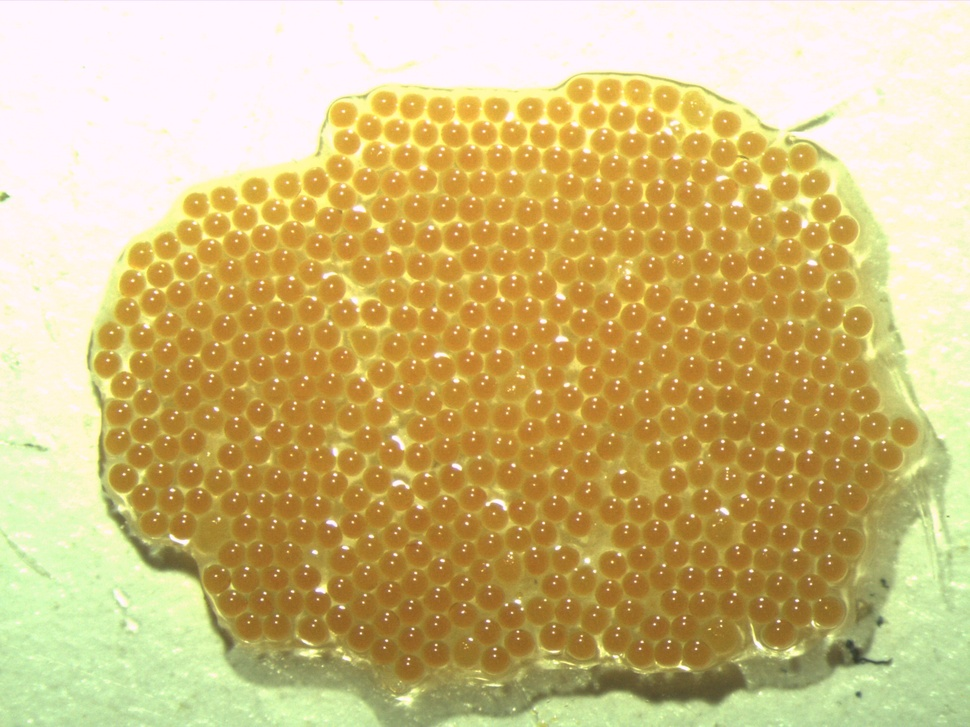
#> input picture dist/imagens para teste/in/img1.jpg, 970 x 727 px, shrunk from 2048 x 1536 before the run
$ python -i 'eggcounter copy.py'   (imports and definitions only)
#> lines starting #> are read from the running program, lines starting #| are printed output that depends on the picture; after the words box and inside, x2 and y2 are one past the last pixel; in counts of white or black regions, pixels touching at a corner belong together
#> further down, picture is the input picture: shape (727, 970, 3); mean B, G, R 124.8, 187.1, 208.1
# Código Referente aos testes da técnica de ROI                     (V3)                             ##############################                    MAIS PROMISSOR                       #########################
import cv2
import numpy as np

def CrabbEggDetection(img):
    hsv = cv2.cvtColor(img, cv2.COLOR_BGR2HSV)
#> hsv: shape (727, 970, 3); mean H, S, V 42.4, 115.2, 211.9

    # Defina os intervalos de cores que você deseja segmentar (tons de laranja)
    lower_color = np.array([0, 80, 80])  # Valor mínimo do matiz, saturação e luminosidade
    upper_color = np.array([25, 255, 255])  # Valor máximo do matiz, saturação e luminosidade

    mask = cv2.inRange(hsv, lower_color, upper_color)
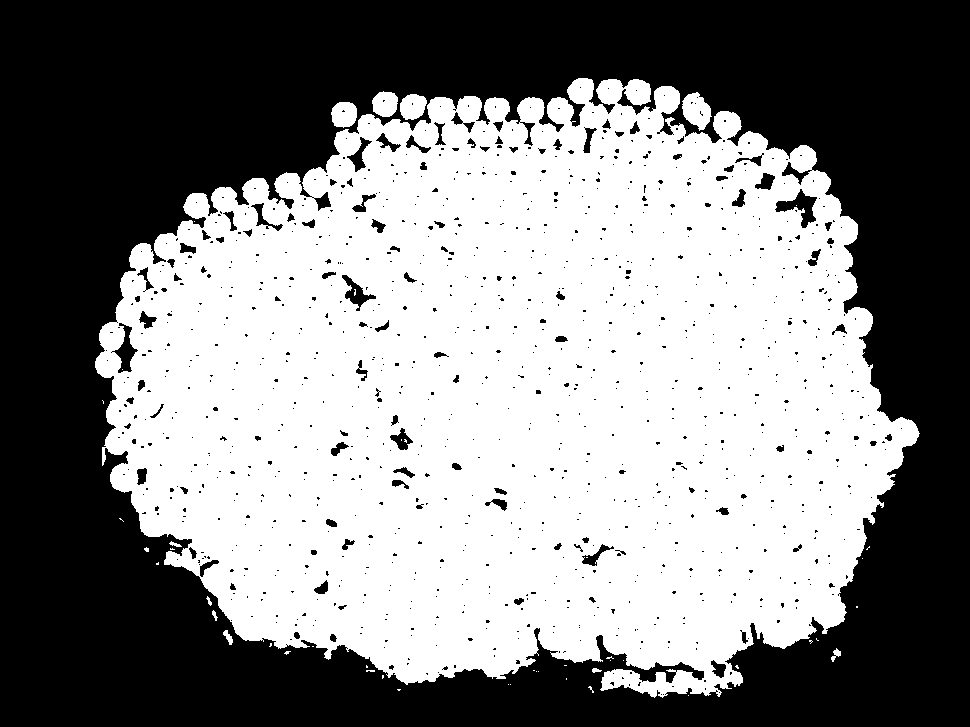
#> mask: shape (727, 970); 51.9% white; 1054 black regions (946 under 20 px), largest, box (x1, y1, x2, y2) and area: (0, 0, 970, 727) 327233, (775, 189, 817, 228) 635, (111, 323, 138, 373) 489
    result = cv2.bitwise_and(img, img, mask=mask)
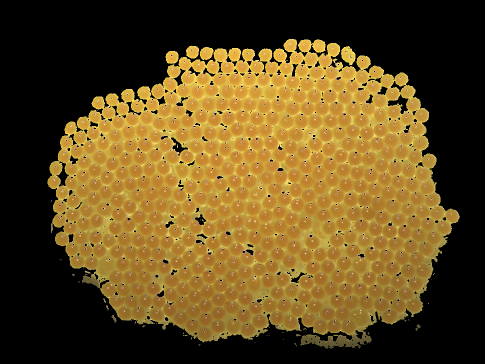
#> result: shape (727, 970, 3) (shown at 1/2 size); mean B, G, R 30.7, 75.5, 97.7

    cinza = cv2.cvtColor(result, cv2.COLOR_BGR2GRAY)
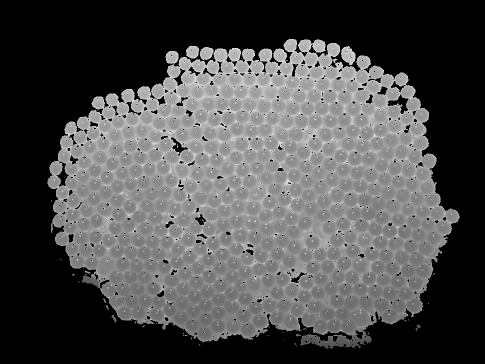
#> cinza: shape (727, 970) (shown at 1/2 size); min 0, max 238, mean 77

    cinza_desfocado = cv2.medianBlur(cinza, 7)
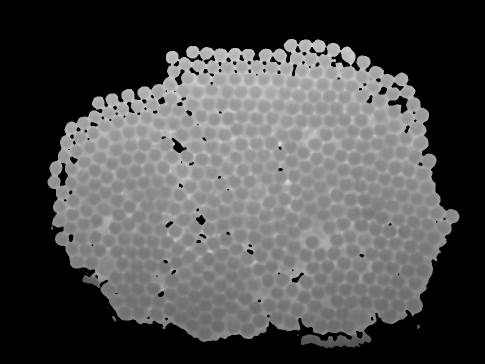
#> cinza_desfocado: shape (727, 970) (shown at 1/2 size); min 0, max 217, mean 77.1

    # Aplicar transformada de Hough na imagem desfocada.

    circulos_detectados = cv2.HoughCircles(cinza_desfocado, cv2.HOUGH_GRADIENT, 1, 35, param1 = 1, param2 = 30, minRadius = 10, maxRadius = 39)
#> circulos_detectados = 108 rows, first 8: [582.5, 293.5, 38.4], [611.5, 168.5, 38.4], [819.5, 490.5, 38.4], [429.5, 437.5, 35.1], [787.5, 454.5, 35.1], [360.5, 339.5, 38.4], [481.5, 142.5, 37.3], [294.5, 293.5, 35.1]

    # Desenhar os círculos detectados.
    if circulos_detectados is not None:
        qnt = 0;
        # Converter os parâmetros do círculo (a, b e r) para inteiros.
        circulos_detectados = np.uint16(np.around(circulos_detectados))
#> circulos_detectados = 108 rows, first 8: [582, 294, 38], [612, 168, 38], [820, 490, 38], [430, 438, 35], [788, 454, 35], [360, 340, 38], [482, 142, 37], [294, 294, 35]

        for idx, pt in enumerate(circulos_detectados[0, :]):
            qnt = qnt+1
            a, b, r = pt[0], pt[1], pt[2]

            # Desenhar a circunferência do círculo.
            cv2.circle(img, (a, b), 20, (0, 0, 255), 1)

            fontScale = 0.5  # Ajuste o valor para alterar o tamanho da fonte
            font = cv2.FONT_HERSHEY_SIMPLEX
            text = str(idx+1)
            textSize = cv2.getTextSize(text, font, fontScale, 1)[0]
            textX = int(a - textSize[0] / 2)
            textY = int(b + textSize[1] / 2)
            cv2.putText(img, text, (textX, textY), font, fontScale, (0, 255, 0), 1)
#> this loop made 108 passes
#> (a, b, r, text, textSize, textX, textY) on passes 1 to 8: (582, 294, 38, '1', (11, 12), 576, 300), (612, 168, 38, '2', (11, 12), 606, 174), (820, 490, 38, '3', (11, 12), 814, 496), (430, 438, 35, '4', (11, 12), 424, 444), (788, 454, 35, '5', (11, 12), 782, 460), (360, 340, 38, '6', (11, 12), 354, 346), (482, 142, 37, '7', (11, 12), 476, 148), (294, 294, 35, '8', (11, 12), 288, 300)
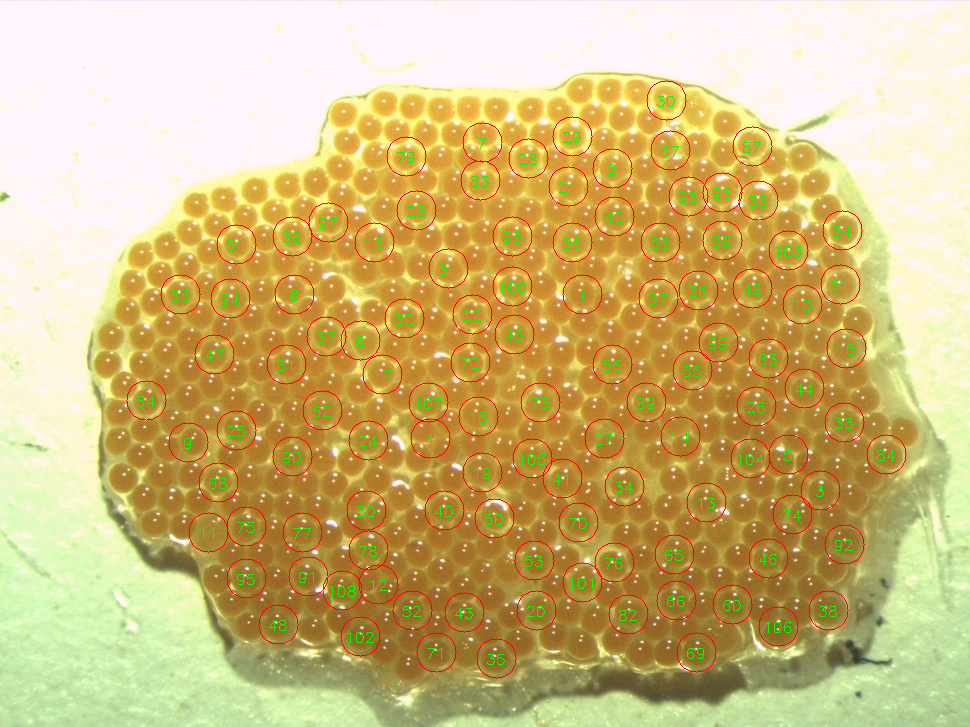
#> img: shape (727, 970, 3); 2.46% of pixels changed, all inside (x1, y1, x2, y2) = (126, 80, 907, 679)
#> after the loop, qnt = 108

        txtqnt = f'Quantidade total de ovos: {qnt}'
#> txtqnt = 'Quantidade total de ovos: 108'
        cv2.putText(img, txtqnt, (100, 100), cv2.FONT_HERSHEY_SIMPLEX, 1, (0, 0, 0), 4)
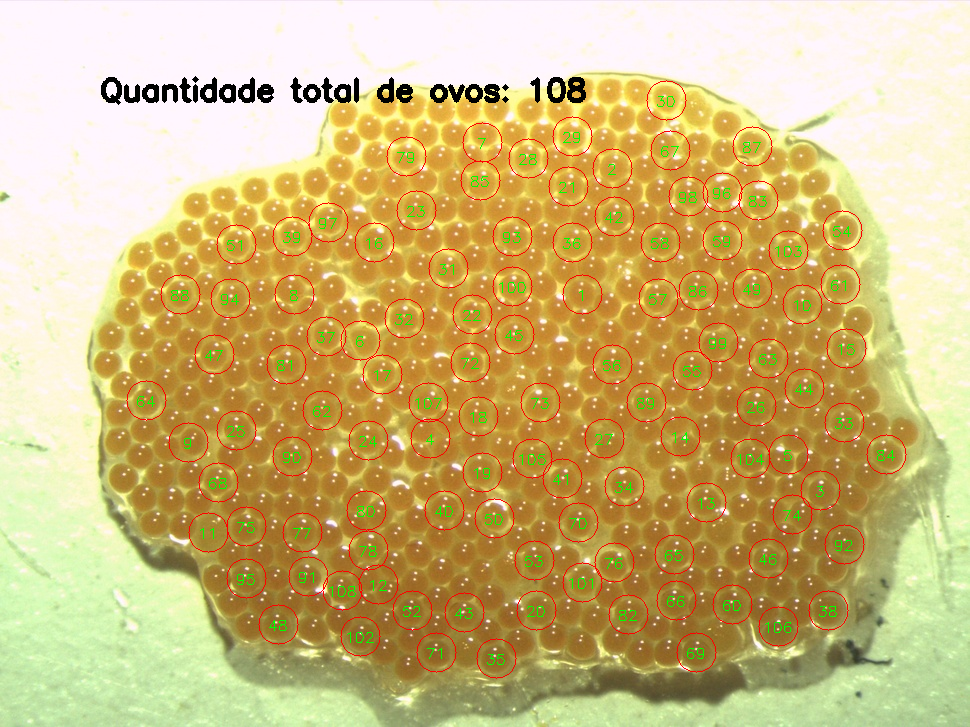
#> img: shape (727, 970, 3); 0.73% of pixels changed, all inside (x1, y1, x2, y2) = (101, 76, 586, 105)

    return img, qnt

>>> import cv2
>>> picture = cv2.imread('../dist/imagens para teste/in/img1.jpg')
>>> result = CrabbEggDetection(picture)

$ run again, on dist/imagens para teste/in/img2.jpg
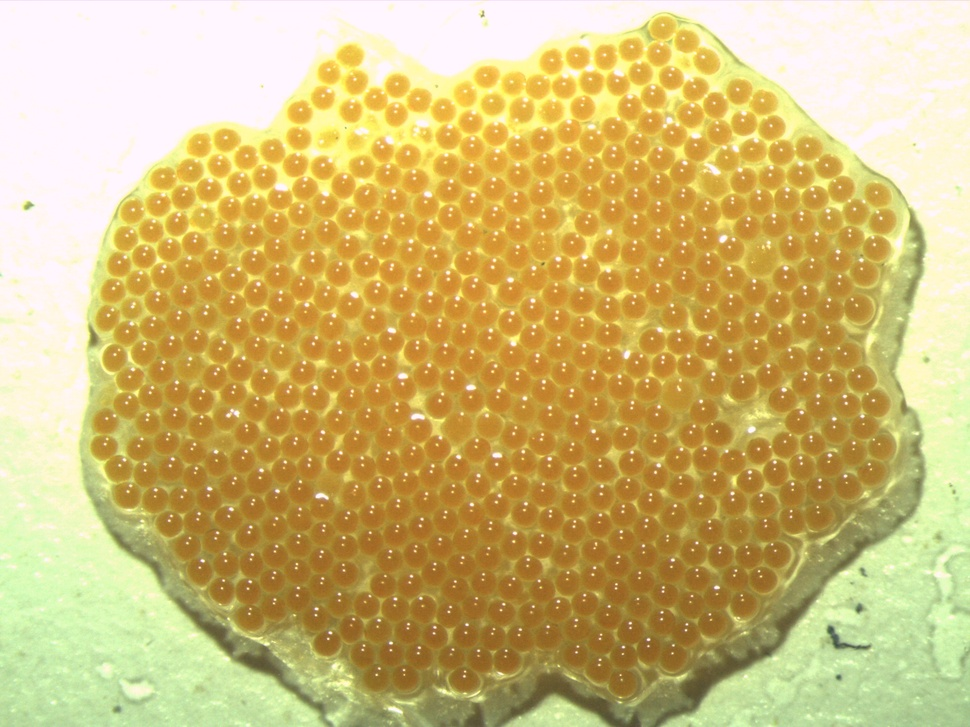
#> input picture dist/imagens para teste/in/img2.jpg, 970 x 727 px, shrunk from 2048 x 1536 before the run
#> picture is the input picture: shape (727, 970, 3); mean B, G, R 117, 186.1, 208.4
#> hsv: shape (727, 970, 3); mean H, S, V 38.5, 122.8, 212.3
#> in CrabbEggDetection, `mask = cv2.inRange(hsv, lower_color, upper_color)`:
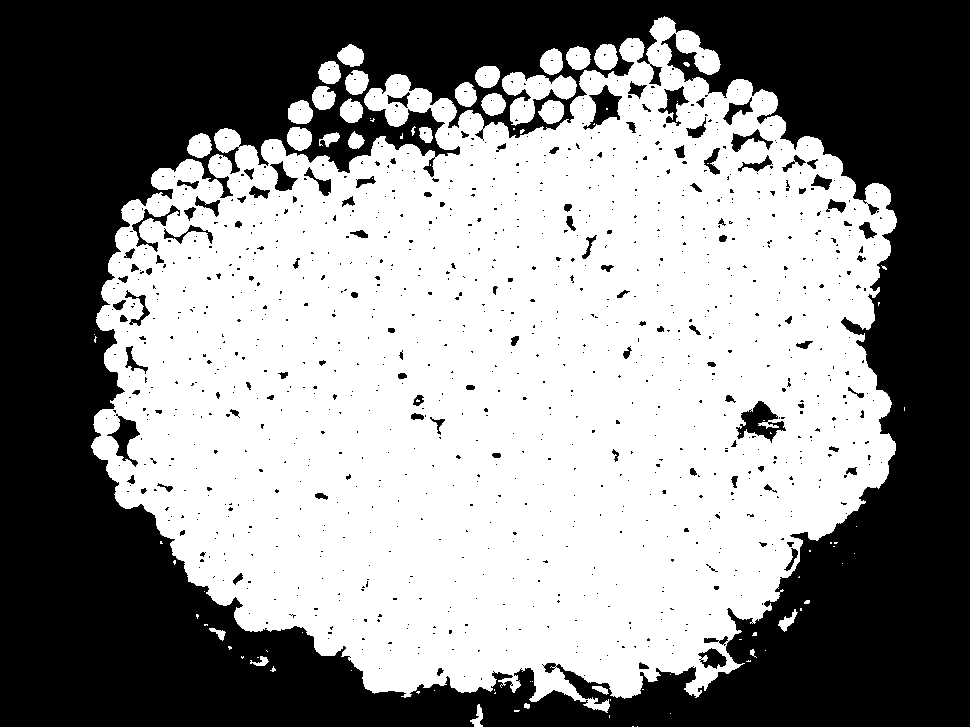
#> mask: shape (727, 970); 54.7% white; 1029 black regions (914 under 20 px), largest, box (x1, y1, x2, y2) and area: (0, 0, 970, 727) 305241, (736, 401, 786, 443) 947, (583, 85, 622, 130) 737
#> in CrabbEggDetection, `circulos_detectados = cv2.HoughCircles(cinza_desfocado, cv2.HOUGH_GRAD..`: circulos_detectados = 107 rows, first 8: [257.5, 480.5, 38.4], [276.5, 277.5, 37.3], [414.5, 553.5, 37.3], [517.5, 484.5, 38.4], [343.5, 547.5, 36.2], [809.5, 267.5, 38.4], [365.5, 197.5, 36.2], [524.5, 109.5, 38.4]
#> in CrabbEggDetection, `circulos_detectados = np.uint16(np.around(circulos_detectados))`: circulos_detectados = 107 rows, first 8: [258, 480, 38], [276, 278, 37], [414, 554, 37], [518, 484, 38], [344, 548, 36], [810, 268, 38], [366, 198, 36], [524, 110, 38]
#> the loop in CrabbEggDetection, `for idx, pt in enumerate(circulos_detectados[0, :]):` made 107 passes
#> (a, b, r, text, textSize, textX, textY) on passes 1 to 8: (258, 480, 38, '1', (11, 12), 252, 486), (276, 278, 37, '2', (11, 12), 270, 284), (414, 554, 37, '3', (11, 12), 408, 560), (518, 484, 38, '4', (11, 12), 512, 490), (344, 548, 36, '5', (11, 12), 338, 554), (810, 268, 38, '6', (11, 12), 804, 274), (366, 198, 36, '7', (11, 12), 360, 204), (524, 110, 38, '8', (11, 12), 518, 116)
#> after the loop in CrabbEggDetection, `for idx, pt in enumerate(circulos_detectados[0, :]):`: qnt = 107
#> txtqnt = 'Quantidade total de ovos: 107'
#> in CrabbEggDetection, `cv2.putText(img, txtqnt, (100, 100), cv2.FONT_HERSHEY_SIMPLEX, 1, (0, ..`:
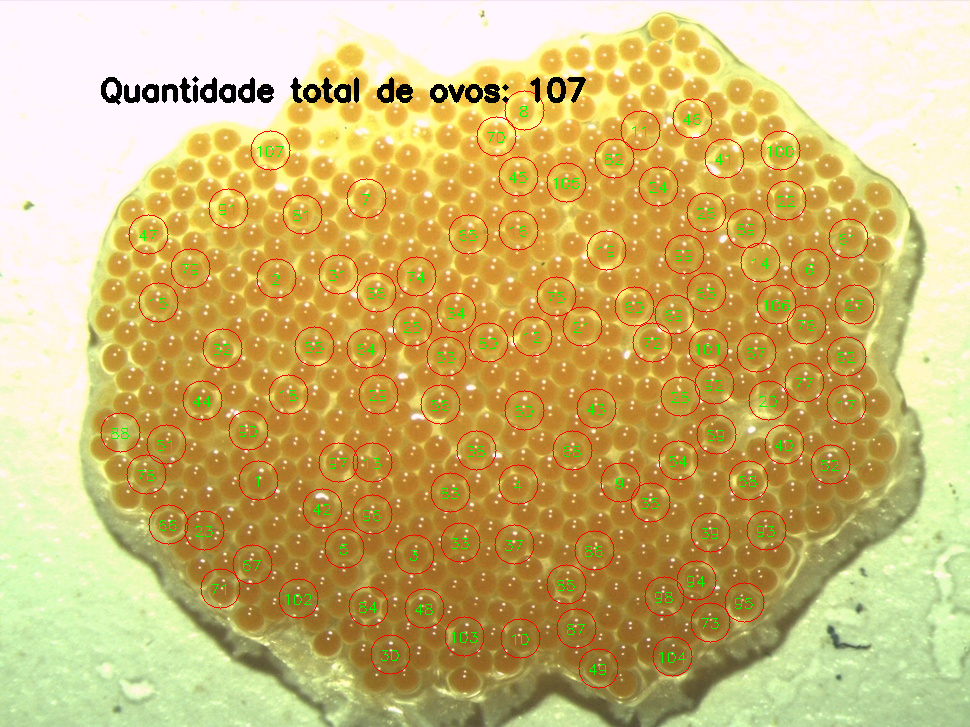
#> img: shape (727, 970, 3); mean B, G, R 114.3, 182.7, 206.3

$ run again, on dist/imagens para teste/in/img3.jpg
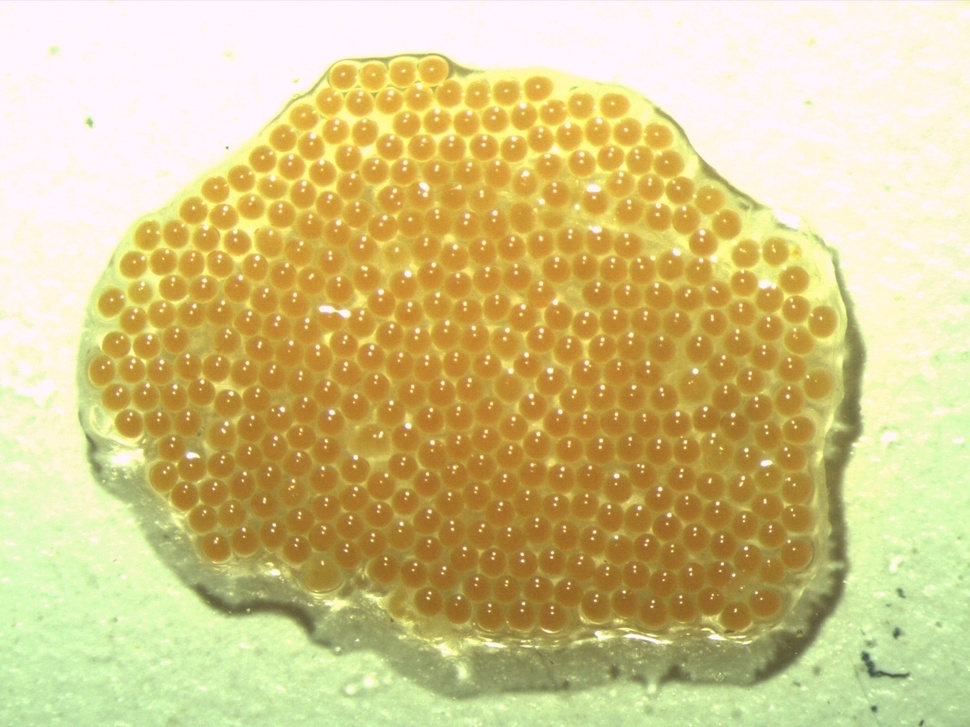
#> input picture dist/imagens para teste/in/img3.jpg, 970 x 727 px, shrunk from 2048 x 1536 before the run
#> picture is the input picture: shape (727, 970, 3); mean B, G, R 135.4, 197.6, 211.8
#> hsv: shape (727, 970, 3); mean H, S, V 42.3, 105, 217
#> in CrabbEggDetection, `mask = cv2.inRange(hsv, lower_color, upper_color)`:
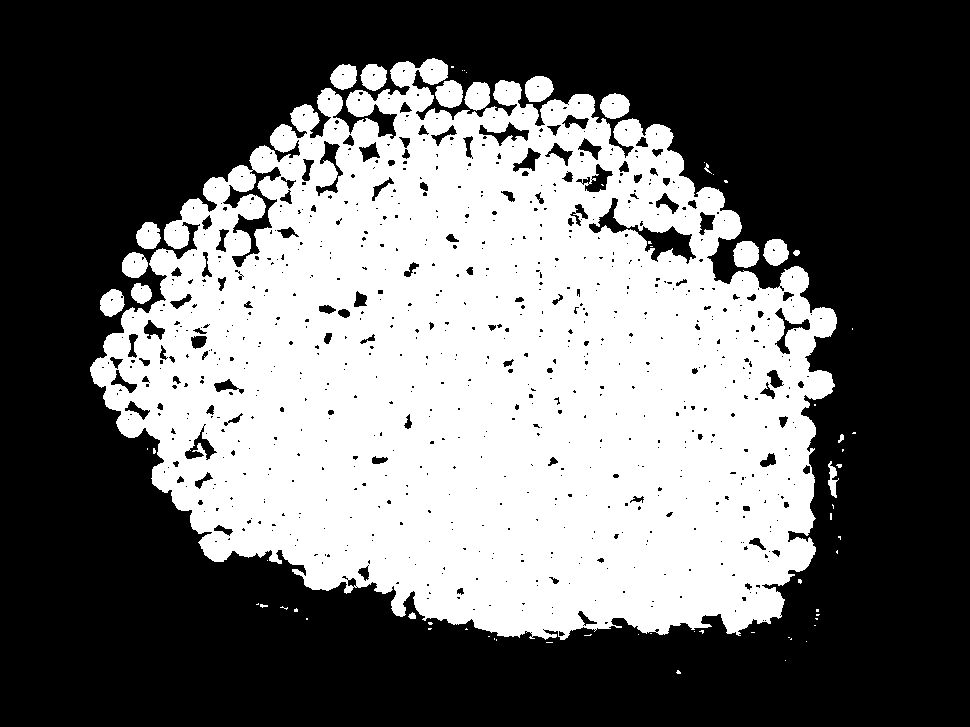
#> mask: shape (727, 970); 41.5% white; 68 white regions (49 under 20 px), largest, box (x1, y1, x2, y2) and area: (90, 58, 837, 640) 285337, (435, 80, 463, 108) 597, (525, 76, 554, 102) 591
#> in CrabbEggDetection, `circulos_detectados = cv2.HoughCircles(cinza_desfocado, cv2.HOUGH_GRAD..`: circulos_detectados = 90 rows, first 8: [436.5, 491.5, 25.2], [446.5, 295.5, 27.4], [258.5, 261.5, 30.7], [376.5, 167.5, 25.2], [738.5, 555.5, 25.2], [301.5, 383.5, 27.4], [367.5, 431.5, 25.2], [749.5, 380.5, 17.2]
#> in CrabbEggDetection, `circulos_detectados = np.uint16(np.around(circulos_detectados))`: circulos_detectados = 90 rows, first 8: [436, 492, 25], [446, 296, 27], [258, 262, 31], [376, 168, 25], [738, 556, 25], [302, 384, 27], [368, 432, 25], [750, 380, 17]
#> the loop in CrabbEggDetection, `for idx, pt in enumerate(circulos_detectados[0, :]):` made 90 passes
#> (a, b, r, text, textSize, textX, textY) on passes 1 to 8: (436, 492, 25, '1', (11, 12), 430, 498), (446, 296, 27, '2', (11, 12), 440, 302), (258, 262, 31, '3', (11, 12), 252, 268), (376, 168, 25, '4', (11, 12), 370, 174), (738, 556, 25, '5', (11, 12), 732, 562), (302, 384, 27, '6', (11, 12), 296, 390), (368, 432, 25, '7', (11, 12), 362, 438), (750, 380, 17, '8', (11, 12), 744, 386)
#> after the loop in CrabbEggDetection, `for idx, pt in enumerate(circulos_detectados[0, :]):`: qnt = 90
#> txtqnt = 'Quantidade total de ovos: 90'
#> in CrabbEggDetection, `cv2.putText(img, txtqnt, (100, 100), cv2.FONT_HERSHEY_SIMPLEX, 1, (0, ..`:
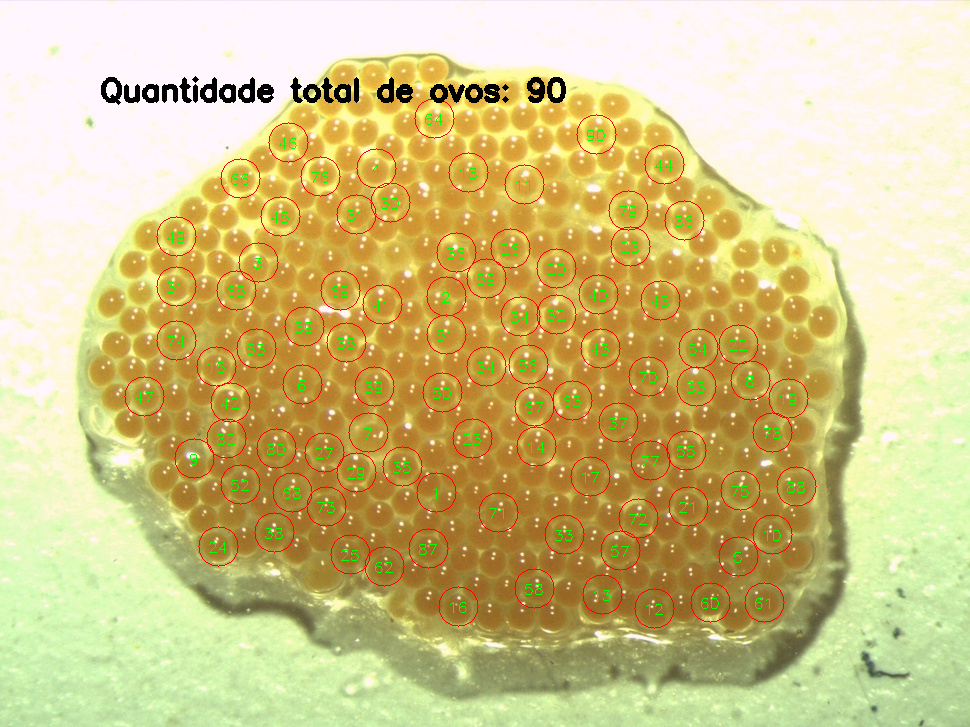
#> img: shape (727, 970, 3); mean B, G, R 132.9, 194.5, 209.8
